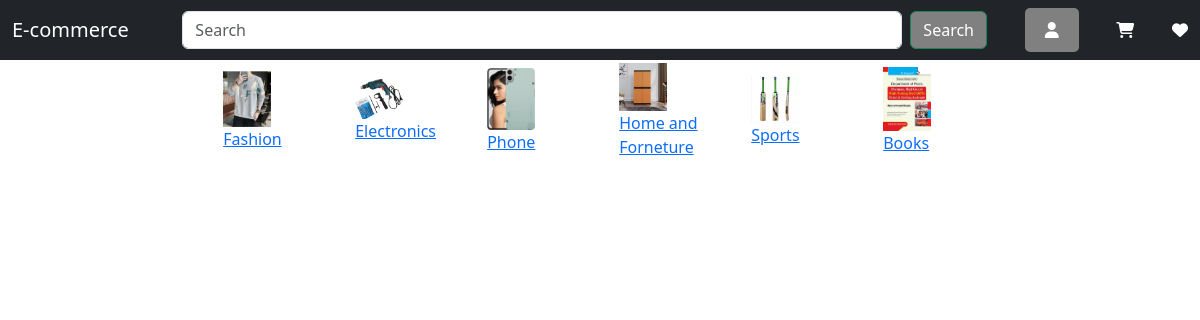
The page / on the database its author committed.
### core/models.py (models this page shows)
class Categories(models.Model):
    category_id = models.AutoField(primary_key=True)
    name = models.CharField(max_length=200)
    category_image=models.ImageField(upload_to='category_image/',null=True,blank=True)
    parent_category=models.ForeignKey("self",null=True,blank=True,on_delete=models.CASCADE)
    def __str__(self):
        return self.name

### core/views.py (the view)
# urls.py: path("",views.Home_view.as_view(),name='home'),
class Home_view(View):
    def get(self,request):
        qs=ProductVariants.objects.all()
        categories=Categories.objects.filter(parent_category=None)
        context={
            'products':qs,
            'categories':categories
        }
        return render(request,'core/home.html',context)

### core/models.py (called while the page is built)
    def __str__(self):
        return self.name

### templates/core/home.html (shortened to what this page needs)
{% extends 'base.html' %}
{% block body %}
<div class="container">
    {% for category in categories %}
        <a href="{% url 'category' category %}">
            <div class="citems">
                <img src="{{category.category_image.url}}" alt="image1" style="width: 4vw;height: auto;">
                <p>{{category.name}}</p>
            </div>
        </a>
    {% endfor %}
</div>
{% endblock %}

### templates/base.html (style rules this page uses)
* { margin: 0; padding: 0; }

### templates/core/home.html (style rules this page uses)
.container { display:grid; grid-template-columns:repeat(4,1fr); grid-template-rows: auto; gap:1rem; }
.container { display:flex; flex-wrap: nowrap; gap:2rem; align-items: center ; justify-content: center; }
.citems { padding:0.2rem; width: 100px; }

### rows shown on the page
Categories: category_image (picture), name "Fashion"
Categories: category_image (picture), name "Electronics"
Categories: category_image (picture), name "Phone"
Categories: category_image (picture), name "Home and Forneture"
Categories: category_image (picture), name "Sports"
Categories: category_image (picture), name "Books"
